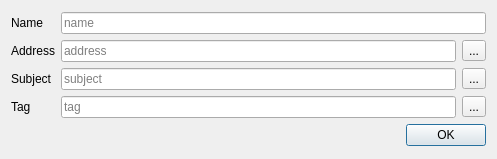
<?xml version="1.0" encoding="UTF-8"?>
<ui version="4.0">
 <class>NEW</class>
 <widget class="QDialog" name="NEW">
  <property name="enabled">
   <bool>true</bool>
  </property>
  <property name="geometry">
   <rect>
    <x>0</x>
    <y>0</y>
    <width>497</width>
    <height>159</height>
   </rect>
  </property>
  <property name="minimumSize">
   <size>
    <width>354</width>
    <height>159</height>
   </size>
  </property>
  <property name="maximumSize">
   <size>
    <width>673</width>
    <height>159</height>
   </size>
  </property>
  <property name="windowTitle">
   <string>Dialog</string>
  </property>
  <layout class="QVBoxLayout" name="verticalLayout" stretch="1">
   <item>
    <layout class="QVBoxLayout" name="verticalLayout_2" stretch="1,0">
     <property name="topMargin">
      <number>0</number>
     </property>
     <item>
      <layout class="QGridLayout" name="gridLayout_2">
       <item row="0" column="0">
        <widget class="QLabel" name="label_8">
         <property name="text">
          <string>Name</string>
         </property>
        </widget>
       </item>
       <item row="1" column="1">
        <layout class="QHBoxLayout" name="horizontalLayout_4">
         <item>
          <widget class="QLineEdit" name="addressLineEdit">
           <property name="placeholderText">
            <string>address</string>
           </property>
          </widget>
         </item>
         <item>
          <widget class="QToolButton" name="toolButton">
           <property name="text">
            <string>...</string>
           </property>
          </widget>
         </item>
        </layout>
       </item>
       <item row="2" column="0">
        <widget class="QLabel" name="label_7">
         <property name="text">
          <string>Subject</string>
         </property>
        </widget>
       </item>
       <item row="2" column="1">
        <layout class="QHBoxLayout" name="horizontalLayout_5">
         <item>
          <widget class="QLineEdit" name="subjectLineEdit">
           <property name="placeholderText">
            <string>subject</string>
           </property>
          </widget>
         </item>
         <item>
          <widget class="QToolButton" name="toolButton_2">
           <property name="text">
            <string>...</string>
           </property>
          </widget>
         </item>
        </layout>
       </item>
       <item row="3" column="1">
        <layout class="QHBoxLayout" name="horizontalLayout_6">
         <item>
          <widget class="QLineEdit" name="tagLineEdit">
           <property name="placeholderText">
            <string>tag</string>
           </property>
          </widget>
         </item>
         <item>
          <widget class="QToolButton" name="toolButton_3">
           <property name="text">
            <string>...</string>
           </property>
          </widget>
         </item>
        </layout>
       </item>
       <item row="3" column="0">
        <widget class="QLabel" name="label_5">
         <property name="text">
          <string>Tag</string>
         </property>
        </widget>
       </item>
       <item row="1" column="0">
        <widget class="QLabel" name="label_6">
         <property name="text">
          <string>Address</string>
         </property>
        </widget>
       </item>
       <item row="0" column="1">
        <layout class="QHBoxLayout" name="horizontalLayout">
         <item>
          <widget class="QLineEdit" name="nameLineEdit">
           <property name="placeholderText">
            <string>name</string>
           </property>
          </widget>
         </item>
        </layout>
       </item>
      </layout>
     </item>
     <item>
      <layout class="QHBoxLayout" name="horizontalLayout_2" stretch="0,0">
       <property name="spacing">
        <number>0</number>
       </property>
       <property name="leftMargin">
        <number>0</number>
       </property>
       <item>
        <spacer name="verticalSpacer_2">
         <property name="orientation">
          <enum>Qt::Horizontal</enum>
         </property>
         <property name="sizeHint" stdset="0">
          <size>
           <width>0</width>
           <height>10</height>
          </size>
         </property>
        </spacer>
       </item>
       <item>
        <widget class="QPushButton" name="OKButton">
         <property name="text">
          <string>OK</string>
         </property>
        </widget>
       </item>
      </layout>
     </item>
    </layout>
   </item>
  </layout>
 </widget>
 <resources/>
 <connections/>
 <slots>
  <slot>ok()</slot>
 </slots>
</ui>
